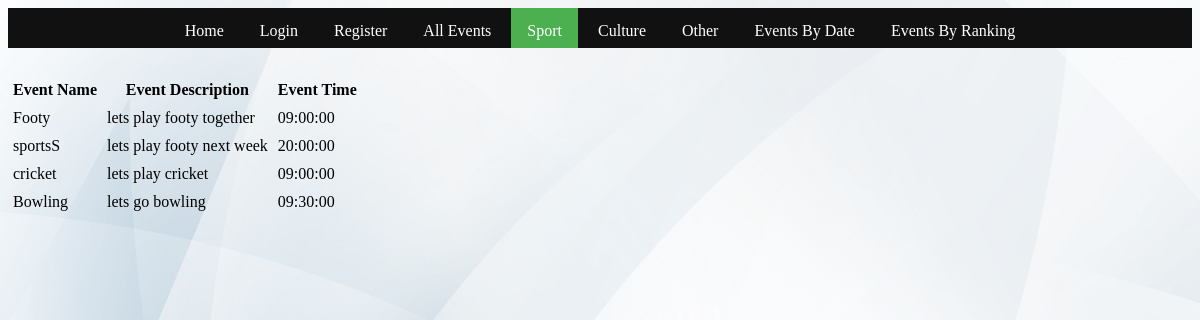
The app's page /sports.php with its own data.
### tables this page shows
CREATE TABLE `event` (
  `id` int(10) UNSIGNED NOT NULL COMMENT 'NOT NULL',
  `category` enum('sport','culture','other') NOT NULL,
  `event_name` varchar(15) NOT NULL,
  `event_time` time NOT NULL,
  `event_date` date DEFAULT NULL,
  `event_description` text NOT NULL,
  `event_place` varchar(25) NOT NULL,
  `event_pic` blob,
  `event_ranking` enum('1','2','3','4','5') NOT NULL,
  `organiser_id` int(10) NOT NULL COMMENT 'NOT NULL'
);

### sports.php (the view, shortened to what this page needs)
<html >
<head>
</head>
<body background = "/Coursework/images/WB.gif">
<ul>
  <li><a href="/CRW/Home.html">Home</a></li>
  <li><a href="/CRW/Login.php">Login</a></li>
  <li><a href="/CRW/RegForm.php">Register</a></li>
  <li><a href="/CRW/events.php">All Events</a></li>
  <li><a class="active" href="/CRW/sports.php">Sport</a></li>
  <li><a href="/CRW/culture.php">Culture</a></li>
  <li><a href="/CRW/other.php">Other</a></li>
   <li><a href="/CRW/EBD.php">Events By Date</a></li>
     <li><a href="/CRW/EBR.php">Events By Ranking</a></li>
</ul>
<br>
<?php
	try{
		$db = new PDO("mysql:dbname=coursework;host=localhost", "root", "");
		$db->setAttribute(PDO::ATTR_ERRMODE, PDO::ERRMODE_EXCEPTION);
?>
	<table cellspacing="0"  cellpadding="5">
	<tr><th>Event Name</th> <th >Event Description</th> <th >Event Time</th> <th > </th><th ></tr>
<?php
		$rows=$db->query("select event_name, event_description, event_time from event where category='sport' ");
		foreach ($rows as $row) {
			echo "</td><td >" . $row['event_name']. "</td><td >" .$row['event_description']. "</td><td >" . $row['event_time']. "</td><td >" ."</td></tr>\n";
		}
		echo "</table> <br>";
	} catch (PDOException $ex){
		echo "Sorry, a database error occurred. Please try again.<br> ";
		echo "Error details:". $ex->getMessage();
	}
?>
</body>
</html>

### sports.php (style rules this page uses)
ul { list-style-type: none; text-align: center; margin-bottom: 10px; width: 100%; height:40px; padding: 0; overflow: hidden; background-color: #111; }
li { float: none; display: inline-block; }
li a { display: inline-block; color: white; text-align: center; padding: 14px 16px; text-decoration: none; }
.active { background-color: #4CAF50; }

### records on screen
event: event_name "Footy", event_description "lets play footy together", event_time "09:00:00"
event: event_name "sportsS", event_description "lets play footy next week", event_time "20:00:00"
event: event_name "cricket", event_description "lets play cricket", event_time "09:00:00"
event: event_name "Bowling", event_description "lets go bowling", event_time "09:30:00"
